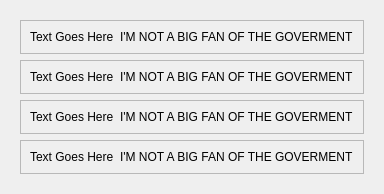
            <widget class="QWidget" name="ContentPage">
             <layout class="QVBoxLayout" name="verticalLayout_4">
              <item>
               <widget class="QWidget" name="Content" native="true">
                <layout class="QVBoxLayout" name="verticalLayout_2">
                 <item>
                  <widget class="QFrame" name="Content4">
                   <property name="frameShape">
                    <enum>QFrame::StyledPanel</enum>
                   </property>
                   <property name="frameShadow">
                    <enum>QFrame::Raised</enum>
                   </property>
                   <layout class="QHBoxLayout" name="horizontalLayout_18">
                    <item>
                     <widget class="QLabel" name="Desc_4">
                      <property name="text">
                       <string>Text Goes Here</string>
                      </property>
                     </widget>
                    </item>
                    <item>
                     <widget class="QLabel" name="Price_4">
                      <property name="text">
                       <string>I'M NOT A BIG FAN OF THE GOVERMENT</string>
                      </property>
                     </widget>
                    </item>
                   </layout>
                  </widget>
                 </item>
                 <item>
                  <widget class="QFrame" name="Content3">
                   <property name="frameShape">
                    <enum>QFrame::StyledPanel</enum>
                   </property>
                   <property name="frameShadow">
                    <enum>QFrame::Raised</enum>
                   </property>
                   <layout class="QHBoxLayout" name="horizontalLayout_19">
                    <item>
                     <widget class="QLabel" name="Desc_3">
                      <property name="text">
                       <string>Text Goes Here</string>
                      </property>
                     </widget>
                    </item>
                    <item>
                     <widget class="QLabel" name="Price_3">
                      <property name="text">
                       <string>I'M NOT A BIG FAN OF THE GOVERMENT</string>
                      </property>
                     </widget>
                    </item>
                   </layout>
                  </widget>
                 </item>
                 <item>
                  <widget class="QFrame" name="Content2">
                   <property name="frameShape">
                    <enum>QFrame::StyledPanel</enum>
                   </property>
                   <property name="frameShadow">
                    <enum>QFrame::Raised</enum>
                   </property>
                   <layout class="QHBoxLayout" name="horizontalLayout_20">
                    <item>
                     <widget class="QLabel" name="Desc_2">
                      <property name="text">
                       <string>Text Goes Here</string>
                      </property>
                     </widget>
                    </item>
                    <item>
                     <widget class="QLabel" name="Price_2">
                      <property name="text">
                       <string>I'M NOT A BIG FAN OF THE GOVERMENT</string>
                      </property>
                     </widget>
                    </item>
                   </layout>
                  </widget>
                 </item>
                 <item>
                  <widget class="QFrame" name="Content1">
                   <property name="frameShape">
                    <enum>QFrame::StyledPanel</enum>
                   </property>
                   <property name="frameShadow">
                    <enum>QFrame::Raised</enum>
                   </property>
                   <layout class="QHBoxLayout" name="horizontalLayout_21">
                    <item>
                     <widget class="QLabel" name="Desc_1">
                      <property name="text">
                       <string>Text Goes Here</string>
                      </property>
                     </widget>
                    </item>
                    <item>
                     <widget class="QLabel" name="Price_1">
                      <property name="text">
                       <string>I'M NOT A BIG FAN OF THE GOVERMENT</string>
                      </property>
                     </widget>
                    </item>
                   </layout>
                  </widget>
                 </item>
                </layout>
               </widget>
              </item>
             </layout>
            </widget>
